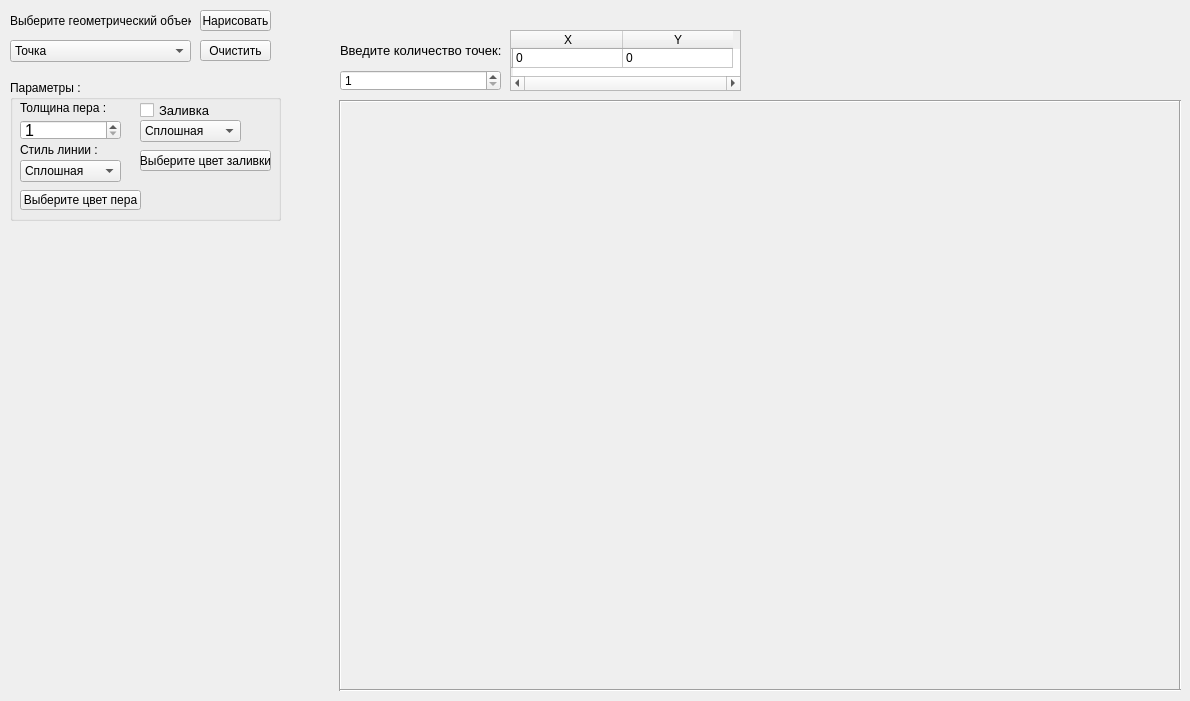
<?xml version="1.0" encoding="UTF-8"?>
<ui version="4.0">
 <class>MainWindow</class>
 <widget class="QMainWindow" name="MainWindow">
  <property name="geometry">
   <rect>
    <x>0</x>
    <y>0</y>
    <width>1190</width>
    <height>701</height>
   </rect>
  </property>
  <property name="windowTitle">
   <string>MainWindow</string>
  </property>
  <widget class="QWidget" name="centralWidget">
   <widget class="QPushButton" name="pushButton_start">
    <property name="geometry">
     <rect>
      <x>200</x>
      <y>10</y>
      <width>71</width>
      <height>21</height>
     </rect>
    </property>
    <property name="text">
     <string>Нарисовать</string>
    </property>
   </widget>
   <widget class="DrawWindow" name="DrawSpace" native="true">
    <property name="geometry">
     <rect>
      <x>340</x>
      <y>100</y>
      <width>841</width>
      <height>591</height>
     </rect>
    </property>
   </widget>
   <widget class="QTableWidget" name="tableWidget">
    <property name="geometry">
     <rect>
      <x>510</x>
      <y>30</y>
      <width>231</width>
      <height>61</height>
     </rect>
    </property>
    <property name="verticalScrollBarPolicy">
     <enum>Qt::ScrollBarAlwaysOff</enum>
    </property>
    <property name="horizontalScrollBarPolicy">
     <enum>Qt::ScrollBarAlwaysOn</enum>
    </property>
    <attribute name="horizontalHeaderCascadingSectionResizes">
     <bool>true</bool>
    </attribute>
    <attribute name="horizontalHeaderDefaultSectionSize">
     <number>110</number>
    </attribute>
    <attribute name="verticalHeaderDefaultSectionSize">
     <number>19</number>
    </attribute>
    <attribute name="verticalHeaderStretchLastSection">
     <bool>false</bool>
    </attribute>
    <row>
     <property name="text">
      <string/>
     </property>
    </row>
    <column>
     <property name="text">
      <string>X</string>
     </property>
    </column>
    <column>
     <property name="text">
      <string>Y</string>
     </property>
    </column>
    <item row="0" column="0">
     <property name="text">
      <string>0</string>
     </property>
    </item>
    <item row="0" column="1">
     <property name="text">
      <string>0</string>
     </property>
    </item>
   </widget>
   <widget class="QPushButton" name="pushButton_clear">
    <property name="geometry">
     <rect>
      <x>200</x>
      <y>40</y>
      <width>71</width>
      <height>21</height>
     </rect>
    </property>
    <property name="text">
     <string>Очистить</string>
    </property>
   </widget>
   <widget class="QSpinBox" name="spinBox_size">
    <property name="geometry">
     <rect>
      <x>340</x>
      <y>70</y>
      <width>161</width>
      <height>21</height>
     </rect>
    </property>
    <property name="minimum">
     <number>1</number>
    </property>
    <property name="maximum">
     <number>32356</number>
    </property>
   </widget>
   <widget class="QLabel" name="label_size">
    <property name="geometry">
     <rect>
      <x>340</x>
      <y>40</y>
      <width>161</width>
      <height>21</height>
     </rect>
    </property>
    <property name="font">
     <font>
      <pointsize>10</pointsize>
     </font>
    </property>
    <property name="text">
     <string>&lt;!DOCTYPE HTML PUBLIC &quot;-//W3C//DTD HTML 4.0//EN&quot; &quot;http://www.w3.org/TR/REC-html40/strict.dtd&quot;&gt;
&lt;html&gt;&lt;head&gt;&lt;meta name=&quot;qrichtext&quot; content=&quot;1&quot; /&gt;&lt;style type=&quot;text/css&quot;&gt;
p, li { white-space: pre-wrap; }
&lt;/style&gt;&lt;/head&gt;&lt;body style=&quot; font-family:'MS Shell Dlg 2'; font-size:10pt; font-weight:400; font-style:normal;&quot;&gt;
&lt;p style=&quot; margin-top:0px; margin-bottom:0px; margin-left:0px; margin-right:0px; -qt-block-indent:0; text-indent:0px;&quot;&gt;Введите количество точек:&lt;/p&gt;&lt;/body&gt;&lt;/html&gt;</string>
    </property>
    <property name="alignment">
     <set>Qt::AlignCenter</set>
    </property>
   </widget>
   <widget class="Line" name="line_2">
    <property name="geometry">
     <rect>
      <x>340</x>
      <y>91</y>
      <width>841</width>
      <height>20</height>
     </rect>
    </property>
    <property name="orientation">
     <enum>Qt::Horizontal</enum>
    </property>
   </widget>
   <widget class="Line" name="line">
    <property name="geometry">
     <rect>
      <x>320</x>
      <y>100</y>
      <width>41</width>
      <height>591</height>
     </rect>
    </property>
    <property name="orientation">
     <enum>Qt::Vertical</enum>
    </property>
   </widget>
   <widget class="Line" name="line_4">
    <property name="geometry">
     <rect>
      <x>50</x>
      <y>1210</y>
      <width>841</width>
      <height>41</height>
     </rect>
    </property>
    <property name="orientation">
     <enum>Qt::Horizontal</enum>
    </property>
   </widget>
   <widget class="Line" name="line_3">
    <property name="geometry">
     <rect>
      <x>1160</x>
      <y>100</y>
      <width>41</width>
      <height>591</height>
     </rect>
    </property>
    <property name="orientation">
     <enum>Qt::Vertical</enum>
    </property>
   </widget>
   <widget class="Line" name="line_5">
    <property name="geometry">
     <rect>
      <x>340</x>
      <y>680</y>
      <width>841</width>
      <height>21</height>
     </rect>
    </property>
    <property name="orientation">
     <enum>Qt::Horizontal</enum>
    </property>
   </widget>
   <widget class="QGroupBox" name="groupBox_4">
    <property name="geometry">
     <rect>
      <x>10</x>
      <y>80</y>
      <width>271</width>
      <height>141</height>
     </rect>
    </property>
    <property name="title">
     <string>Параметры :</string>
    </property>
    <widget class="QSpinBox" name="spinBox_penWidth">
     <property name="geometry">
      <rect>
       <x>10</x>
       <y>40</y>
       <width>101</width>
       <height>20</height>
      </rect>
     </property>
     <property name="font">
      <font>
       <pointsize>12</pointsize>
      </font>
     </property>
     <property name="minimum">
      <number>1</number>
     </property>
    </widget>
    <widget class="QLabel" name="label_penStyle_2">
     <property name="geometry">
      <rect>
       <x>10</x>
       <y>60</y>
       <width>101</width>
       <height>20</height>
      </rect>
     </property>
     <property name="text">
      <string>Стиль линии :</string>
     </property>
    </widget>
    <widget class="QComboBox" name="comboBox_penStyle">
     <property name="geometry">
      <rect>
       <x>10</x>
       <y>80</y>
       <width>101</width>
       <height>22</height>
      </rect>
     </property>
     <item>
      <property name="text">
       <string>Сплошная</string>
      </property>
     </item>
     <item>
      <property name="text">
       <string>Пунктирная</string>
      </property>
     </item>
     <item>
      <property name="text">
       <string>Штриховая</string>
      </property>
     </item>
     <item>
      <property name="text">
       <string>Штрихпунктирная</string>
      </property>
     </item>
     <item>
      <property name="text">
       <string>Дв.Штрихпунктирная</string>
      </property>
     </item>
    </widget>
    <widget class="QLabel" name="label_penWidth_2">
     <property name="geometry">
      <rect>
       <x>10</x>
       <y>20</y>
       <width>101</width>
       <height>16</height>
      </rect>
     </property>
     <property name="text">
      <string>Толщина пера :</string>
     </property>
    </widget>
    <widget class="QPushButton" name="pushButton_color">
     <property name="geometry">
      <rect>
       <x>10</x>
       <y>110</y>
       <width>121</width>
       <height>20</height>
      </rect>
     </property>
     <property name="text">
      <string>Выберите цвет пера</string>
     </property>
    </widget>
    <widget class="QComboBox" name="comboBox_brushStyle">
     <property name="geometry">
      <rect>
       <x>130</x>
       <y>40</y>
       <width>101</width>
       <height>22</height>
      </rect>
     </property>
     <item>
      <property name="text">
       <string>Сплошная</string>
      </property>
     </item>
     <item>
      <property name="text">
       <string>Горизонтальная</string>
      </property>
     </item>
     <item>
      <property name="text">
       <string>Вертикальная</string>
      </property>
     </item>
     <item>
      <property name="text">
       <string>Перекрёстная</string>
      </property>
     </item>
    </widget>
    <widget class="QPushButton" name="pushButton_brushColor">
     <property name="geometry">
      <rect>
       <x>130</x>
       <y>70</y>
       <width>131</width>
       <height>21</height>
      </rect>
     </property>
     <property name="focusPolicy">
      <enum>Qt::WheelFocus</enum>
     </property>
     <property name="text">
      <string>Выберите цвет заливки</string>
     </property>
    </widget>
    <widget class="QCheckBox" name="checkBox_brush">
     <property name="geometry">
      <rect>
       <x>130</x>
       <y>20</y>
       <width>91</width>
       <height>21</height>
      </rect>
     </property>
     <property name="font">
      <font>
       <pointsize>10</pointsize>
      </font>
     </property>
     <property name="text">
      <string>Заливка</string>
     </property>
    </widget>
   </widget>
   <widget class="QComboBox" name="comboBox">
    <property name="geometry">
     <rect>
      <x>10</x>
      <y>40</y>
      <width>181</width>
      <height>22</height>
     </rect>
    </property>
    <item>
     <property name="text">
      <string>Точка</string>
     </property>
    </item>
    <item>
     <property name="text">
      <string>Линия</string>
     </property>
    </item>
    <item>
     <property name="text">
      <string>Прямоугольник</string>
     </property>
    </item>
    <item>
     <property name="text">
      <string>Элипс</string>
     </property>
    </item>
    <item>
     <property name="text">
      <string>Дуга</string>
     </property>
    </item>
    <item>
     <property name="text">
      <string>Ломаная</string>
     </property>
    </item>
    <item>
     <property name="text">
      <string>Многоугольник</string>
     </property>
    </item>
   </widget>
   <widget class="QLabel" name="label">
    <property name="geometry">
     <rect>
      <x>10</x>
      <y>10</y>
      <width>181</width>
      <height>21</height>
     </rect>
    </property>
    <property name="text">
     <string>Выберите геометрический объект :</string>
    </property>
   </widget>
  </widget>
 </widget>
 <layoutdefault spacing="6" margin="11"/>
 <customwidgets>
  <customwidget>
   <class>DrawWindow</class>
   <extends>QWidget</extends>
   <header>drawwindow.h</header>
   <container>1</container>
  </customwidget>
 </customwidgets>
 <tabstops>
  <tabstop>comboBox</tabstop>
  <tabstop>tableWidget</tabstop>
  <tabstop>pushButton_clear</tabstop>
  <tabstop>spinBox_size</tabstop>
  <tabstop>spinBox_penWidth</tabstop>
  <tabstop>comboBox_penStyle</tabstop>
  <tabstop>pushButton_color</tabstop>
  <tabstop>comboBox_brushStyle</tabstop>
  <tabstop>pushButton_brushColor</tabstop>
  <tabstop>checkBox_brush</tabstop>
  <tabstop>pushButton_start</tabstop>
 </tabstops>
 <resources/>
 <connections/>
</ui>
